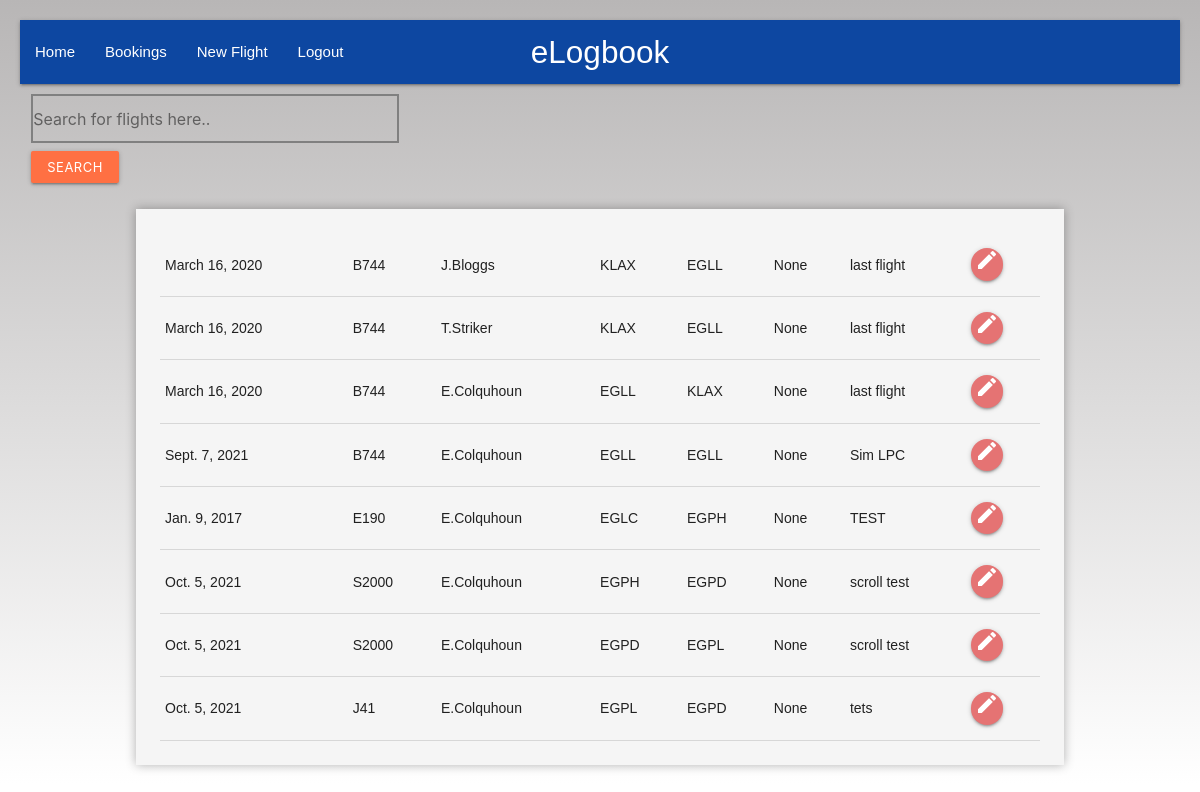
Page / (signed in) on the earlier database version.
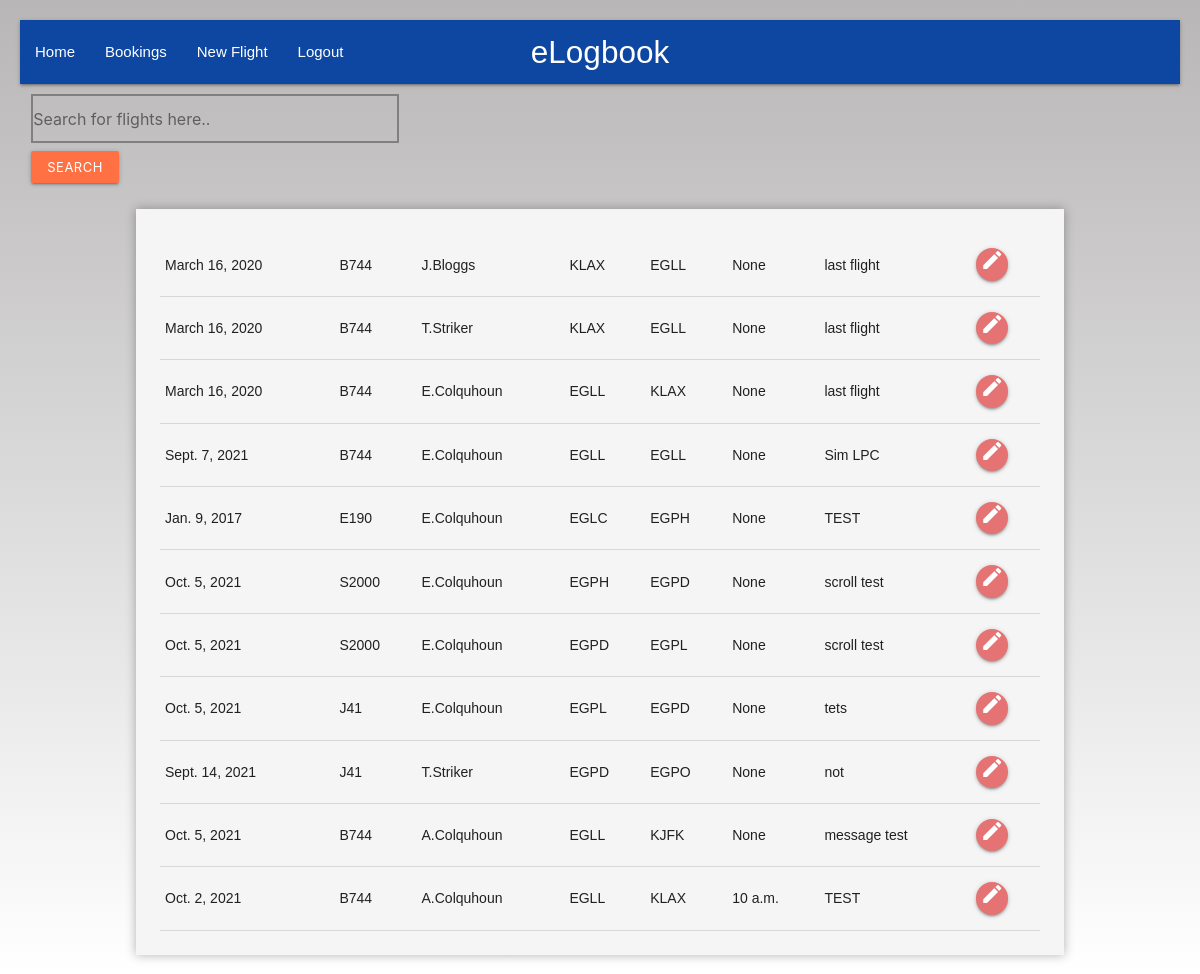
Same page on the later database version.
### logbook/models.py (models this page shows, shortened)
class Flights(models.Model):
    B744 = 'B744'
    E190 = 'E190'
    E170 = 'E170'
    S2000 = 'S2000'
    J41 = 'J41'
    AIRCRAFT = [
        (B744, 'Boeing 747'),
        (E190, 'Embraer 190'),
        (E170, 'Embraer 170'),
        (S2000, 'Saab 2000'),
        (J41, 'BAE Jetstream 41'),
    ]
    date = models.DateField(null=True)
    captain = models.CharField(max_length=25, default='', null=False, blank=False)
    aircraft = models.CharField(max_length=5, choices=AIRCRAFT, default=B744)
    departure = models.CharField(max_length=5, default='', null=False, blank=False)
    destination = models.CharField(max_length=5, null=False, default='', blank=False)
    duration = models.TimeField(default='01:00')
    notes = models.CharField(max_length=50, default='', blank=True)

### logbook/views.py (the view)
# urls.py: path('', views.logbookMain, name='home'),
def logbookMain(request):
    flights = Flights.objects.all()
    current_user = request.user
    context = {
        'flights': flights,
        'current_user': current_user,
    }
    return render(request, "logbook/index.html", context)

### logbook/templates/logbook/index.html
{% extends "logbook/base.html" %}
{% block content %}
    <div class="row">
        <div class="col s4">
            <div id="toolbar">
                <form id="changelist-search" method="get">
                    <input type="text" size="40" name="q" value="" id="searchbar" placeholder="Search for flights here.." autofocus="">
                    <input class="btn btn-small deep-orange lighten-1" type="submit" value="Search">
                </form>
            </div>
        </div>
    </div>
    <div class="container pages grey lighten-4">
        <div class="col s12">
            {% if user.is_authenticated %}
            <table>
                {% for flight in flights %}
                <tr>
                    <td>{{ flight.date }}</td>
                    <td>{{ flight.aircraft }}</td>
                    <td>{{ flight.captain }}</td>
                    <td>{{ flight.departure.upper }}</td>
                    <td>{{ flight.destination.upper }}</td>
                    <td>{{ flight.duration }}</td>
                    <td>{{ flight.notes }}</td>
                    <td><a href="/edit/{{ flight.id }}" class="btn-small btn-floating red lighten-2">
                        <span class="material-icons">edit</span></a></td>
                </tr>
                {% empty %}
                <tr>You have no flights to display.</tr>
                {% endfor %}
            </table>
            {% else %}
            <strong><p class="center-align">You are not signed-in. Please <a href="{% url 'account_signup' %}">register</a> or
                <a href="{% url 'account_login' %}">sign-in</a> to view your flights! </p></strong>
            {% endif %}
        </div>
    </div>
{% endblock %}

### logbook/templates/logbook/base.html (shortened to what this page needs)
<!DOCTYPE html>
<html lang="en">
<head>
    <link rel="stylesheet" href="https://cdnjs.cloudflare.com/ajax/libs/materialize/1.0.0/css/materialize.min.css">
    {% load static %}
    <link rel="stylesheet" href="{% static 'style.css' %}" type="text/css">
</head>
<body>
    <nav>
        <div class="nav-wrapper blue darken-4">
        <a href="#!" class="brand-logo center">eLogbook</a>
        <ul class="left hide-on-med-and-down">
            <li class="nav-item"><a href="{% url 'home' %}">Home</a></li>
            <li class="nav-item">
                <a class="nav-link" href="{% url 'book' %}">Bookings</a>
            </li>
            <li><a href="{% url 'addFlight' %}">New Flight</a></li>
            {% if user.is_authenticated %}
            <li class="nav-item">
                <a class="nav-link" href="{% url 'account_logout' %}">Logout</a>
            </li>
            {% endif %}
        </ul>
        </div>
    </nav>
    {% block content %}
    {% endblock content %}
</body>
</html>

### logbook/static/style.css (style rules this page uses)
body { background: linear-gradient(rgb(184, 182, 182), #fff) no-repeat center center; font: 14px sans-serif; padding: 20px; }
.pages { box-shadow: 0 0 10px rgba(0, 0, 0, 0.3); margin: 26px auto 0; max-width: 90%; max-height: 80vh; overflow-y: scroll; padding: 24px; position: relative; width: 80%; }
#changelist-search { padding-top: 10px; }
#searchbar { border: 2px solid grey; box-shadow: none; }
::placeholder { color: black; opacity: 0.5; }

Differences in the rows shown:
added Flights: date "Sept. 14, 2021", aircraft "J41", captain "T.Striker", departure "EGPD", destination "EGPO", duration "None", notes "not"
added Flights: date "Oct. 5, 2021", aircraft "B744", captain "A.Colquhoun", departure "EGLL", destination "KJFK", duration "None", notes "message test"
added Flights: date "Oct. 2, 2021", aircraft "B744", captain "A.Colquhoun", departure "EGLL", destination "KLAX", duration "10 a.m.", notes "TEST"
